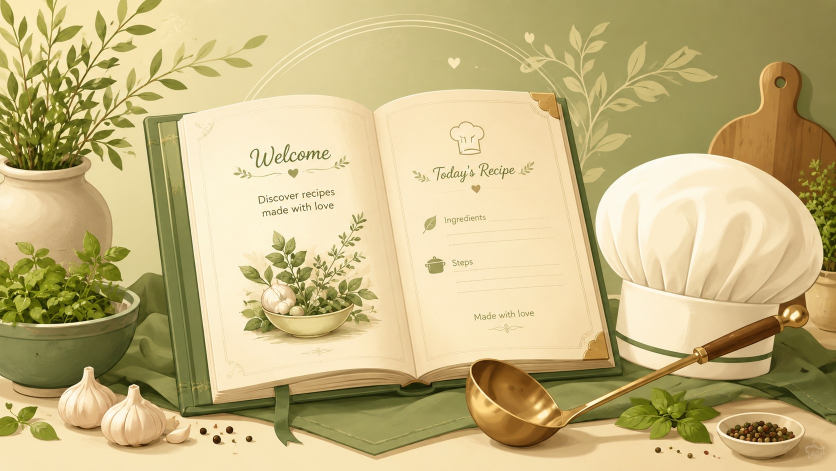
#> input picture desktop/assets/Main.jpg, 1672 x 941 px (shown at 1/2 size)
$ python create_icon.py
#> lines starting #> are read from the running program, lines starting #| are printed output that depends on the picture
from pathlib import Path

from PIL import Image


project_root = Path(__file__).resolve().parent.parent

source = (
    project_root
    / "desktop"
    / "assets"
    / "Main.jpg"
)

destination = (
    project_root
    / "desktop"
    / "assets"
    / "RecipeBook.ico"
)

with Image.open(source) as image:
#> image is the input picture: PIL image 1672x941 RGB; mean R, G, B 197.7, 181.3, 129.4
    image = image.convert("RGBA")
#> image: PIL image 1672x941 RGBA
    image.thumbnail((240, 240))
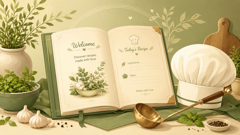
#> image: PIL image 240x135 RGBA; mean R, G, B, A 197.7, 181.4, 129.4, 255

    icon = Image.new(
        "RGBA",
        (256, 256),
        (247, 241, 229, 255),
    )
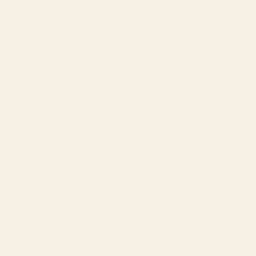
#> icon: PIL image 256x256 RGBA; mean R, G, B, A 247, 241, 229, 255

    position = (
        (256 - image.width) // 2,
        (256 - image.height) // 2,
    )
#> position = (8, 60)

    icon.paste(
        image,
        position,
        image,
    )
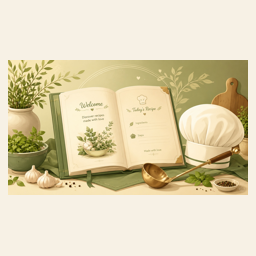
#> icon: PIL image 256x256 RGBA; mean R, G, B, A 222.6, 211.5, 179.8, 255

    icon.save(
        destination,
        format="ICO",
        sizes=[
            (16, 16),
            (24, 24),
            (32, 32),
            (48, 48),
            (64, 64),
            (128, 128),
            (256, 256),
        ],
    )

print(destination)
